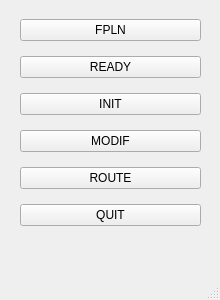
<?xml version="1.0" encoding="UTF-8"?>
<ui version="4.0">
 <class>MainWindow</class>
 <widget class="QMainWindow" name="MainWindow">
  <property name="geometry">
   <rect>
    <x>0</x>
    <y>0</y>
    <width>220</width>
    <height>300</height>
   </rect>
  </property>
  <property name="minimumSize">
   <size>
    <width>220</width>
    <height>300</height>
   </size>
  </property>
  <property name="maximumSize">
   <size>
    <width>220</width>
    <height>300</height>
   </size>
  </property>
  <property name="windowTitle">
   <string>MainWindow</string>
  </property>
  <widget class="QWidget" name="centralwidget">
   <widget class="QWidget" name="">
    <property name="geometry">
     <rect>
      <x>20</x>
      <y>10</y>
      <width>181</width>
      <height>231</height>
     </rect>
    </property>
    <layout class="QVBoxLayout" name="verticalLayout">
     <item>
      <widget class="QPushButton" name="FplnButton">
       <property name="text">
        <string>FPLN</string>
       </property>
      </widget>
     </item>
     <item>
      <widget class="QPushButton" name="ReadyButton">
       <property name="text">
        <string>READY</string>
       </property>
      </widget>
     </item>
     <item>
      <widget class="QPushButton" name="InitButton">
       <property name="text">
        <string>INIT</string>
       </property>
      </widget>
     </item>
     <item>
      <widget class="QPushButton" name="ModifButton">
       <property name="text">
        <string>MODIF</string>
       </property>
      </widget>
     </item>
     <item>
      <widget class="QPushButton" name="RouteButton">
       <property name="text">
        <string>ROUTE</string>
       </property>
      </widget>
     </item>
     <item>
      <widget class="QPushButton" name="QuitButton">
       <property name="text">
        <string>QUIT</string>
       </property>
      </widget>
     </item>
    </layout>
   </widget>
  </widget>
  <widget class="QMenuBar" name="menubar">
   <property name="geometry">
    <rect>
     <x>0</x>
     <y>0</y>
     <width>220</width>
     <height>24</height>
    </rect>
   </property>
  </widget>
  <widget class="QStatusBar" name="statusbar"/>
 </widget>
 <resources/>
 <connections/>
</ui>
